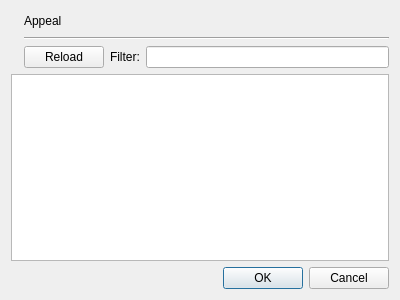
<?xml version="1.0" encoding="UTF-8"?>
<ui version="4.0">
 <class>DlgRecordsManagementUpload</class>
 <widget class="QDialog" name="DlgRecordsManagementUpload">
  <property name="geometry">
   <rect>
    <x>0</x>
    <y>0</y>
    <width>400</width>
    <height>300</height>
   </rect>
  </property>
  <property name="windowTitle">
   <string>Upload Message into Records Management Service</string>
  </property>
  <layout class="QVBoxLayout" name="verticalLayout">
   <item>
    <layout class="QHBoxLayout" name="horizontalLayout_3">
     <item>
      <widget class="QLabel" name="pixmapLabel">
       <property name="text">
        <string/>
       </property>
      </widget>
     </item>
     <item>
      <layout class="QVBoxLayout" name="verticalLayout_2">
       <item>
        <layout class="QHBoxLayout" name="horizontalLayout_2">
         <item>
          <widget class="QLabel" name="appealLabel">
           <property name="text">
            <string>Appeal</string>
           </property>
          </widget>
         </item>
         <item>
          <spacer name="horizontalSpacer">
           <property name="orientation">
            <enum>Qt::Horizontal</enum>
           </property>
           <property name="sizeHint" stdset="0">
            <size>
             <width>40</width>
             <height>20</height>
            </size>
           </property>
          </spacer>
         </item>
        </layout>
       </item>
       <item>
        <widget class="Line" name="line">
         <property name="orientation">
          <enum>Qt::Horizontal</enum>
         </property>
        </widget>
       </item>
       <item>
        <layout class="QHBoxLayout" name="horizontalLayout">
         <item>
          <widget class="QPushButton" name="reloadButton">
           <property name="text">
            <string>Reload</string>
           </property>
          </widget>
         </item>
         <item>
          <widget class="QLabel" name="filterLabel">
           <property name="text">
            <string>Filter:</string>
           </property>
          </widget>
         </item>
         <item>
          <widget class="QLineEdit" name="filterLine"/>
         </item>
        </layout>
       </item>
      </layout>
     </item>
    </layout>
   </item>
   <item>
    <widget class="LoweredTreeView" name="uploadView"/>
   </item>
   <item>
    <widget class="QDialogButtonBox" name="buttonBox">
     <property name="orientation">
      <enum>Qt::Horizontal</enum>
     </property>
     <property name="standardButtons">
      <set>QDialogButtonBox::Cancel|QDialogButtonBox::Ok</set>
     </property>
    </widget>
   </item>
  </layout>
 </widget>
 <customwidgets>
  <customwidget>
   <class>LoweredTreeView</class>
   <extends>QTreeView</extends>
   <header>src/views/lowered_tree_view.h</header>
  </customwidget>
 </customwidgets>
 <resources/>
 <connections>
  <connection>
   <sender>buttonBox</sender>
   <signal>accepted()</signal>
   <receiver>DlgRecordsManagementUpload</receiver>
   <slot>accept()</slot>
   <hints>
    <hint type="sourcelabel">
     <x>248</x>
     <y>254</y>
    </hint>
    <hint type="destinationlabel">
     <x>157</x>
     <y>274</y>
    </hint>
   </hints>
  </connection>
  <connection>
   <sender>buttonBox</sender>
   <signal>rejected()</signal>
   <receiver>DlgRecordsManagementUpload</receiver>
   <slot>reject()</slot>
   <hints>
    <hint type="sourcelabel">
     <x>316</x>
     <y>260</y>
    </hint>
    <hint type="destinationlabel">
     <x>286</x>
     <y>274</y>
    </hint>
   </hints>
  </connection>
 </connections>
</ui>
